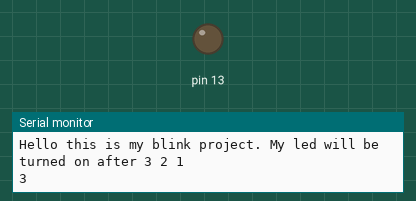
A sketch run on a simulated Arduino Uno, built with avr-gcc and run on an emulated ATmega328P. On the bench: output pins drawn as LEDs (lit = HIGH), the last lines printed to the serial monitor.

Above: at 7.0 s.
At 13.5 s:
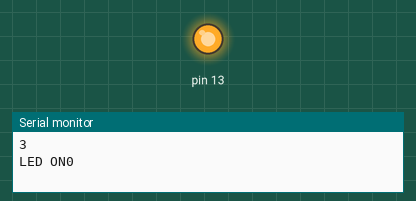
Timing chart, 0 to 32.2 s (numbered marks = the images above):
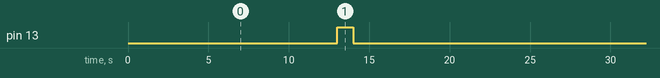

Measured:
- by itself, pin 13: alternates HIGH for 1.0 s and LOW for 23.0 s

The sketch:

forloop.ino
```cpp
int countON = 0;
int countOFF = 0;

void setup() {
  // put your setup code here, to run once:
pinMode(13, OUTPUT);
Serial.begin(9600);
Serial.println("Hello this is my blink project. My led will be turned on after 3 2 1");
Serial.println("3");
  delay(1000);


}

void loop() {
  // put your main code here, to run repeatedly:

  for(int i = 0; i <24; i++)
  {
    if(i == 12)
    {
      digitalWrite(13, HIGH);
      Serial.print("LED ON");
      Serial.print(countON++);
      delay(1000);
      }

     else
     {
       digitalWrite(13, LOW);
       delay(1000);
     }
     }

}
```
